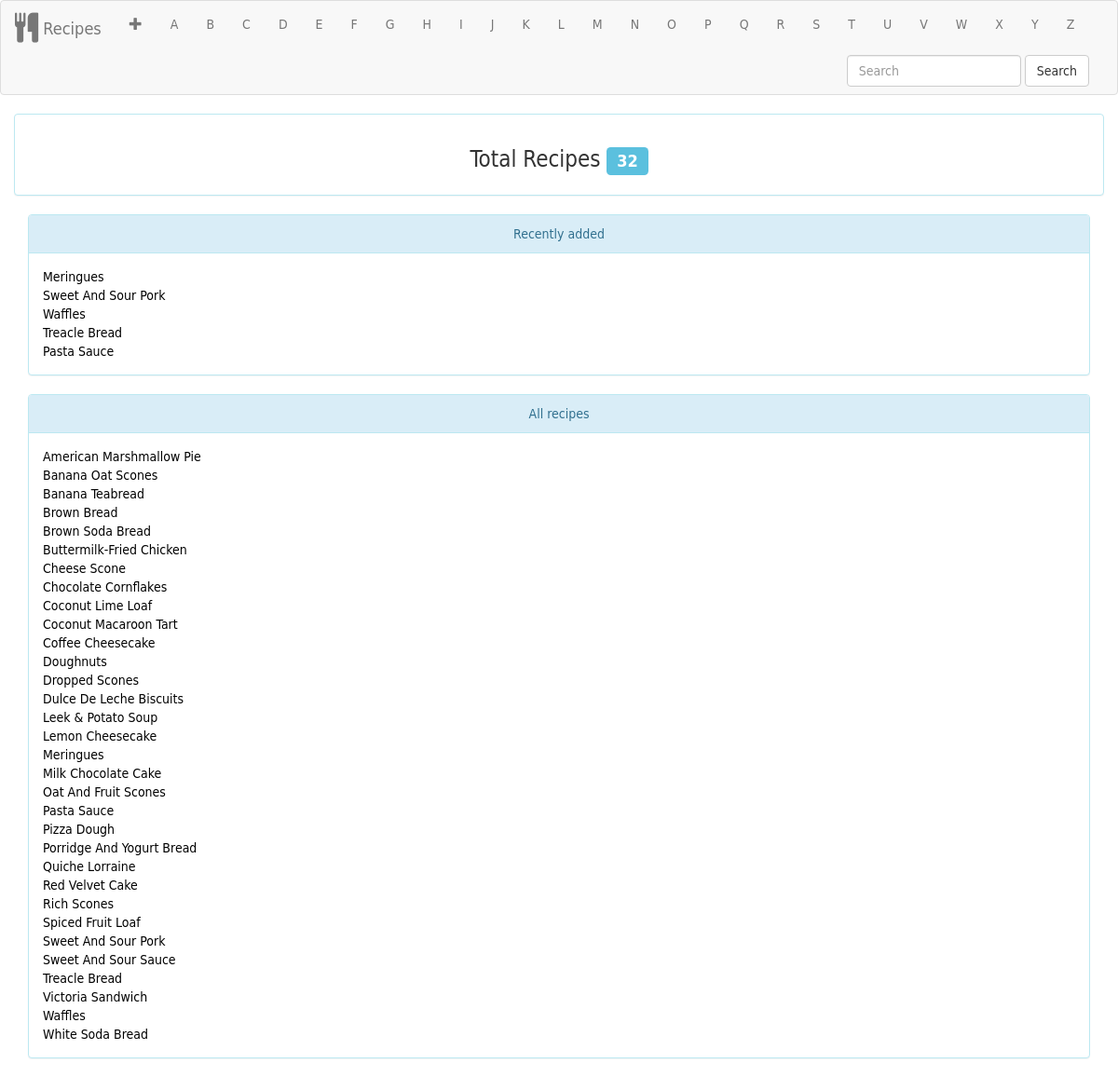
The page / on the database its author committed.
### tables this page shows
CREATE TABLE `recipes` (
  `RecipeID` int(10) UNSIGNED NOT NULL,
  `Title` varchar(255) NOT NULL,
  `Recipe` json NOT NULL
);

### includes/includes.php (called while the page is built, shortened)
<?php
require_once("user-options.php");
switch($theme){
	case 'lightblue': $theme = "info"; break;
}
?>

### includes/user-options.php (called while the page is built, shortened)
<?php
$show_recent = true;
$number_of_recent_entries = 5;
$show_all = true;
$theme = "lightblue";
?>

### index.php (the view, shortened to what this page needs)
<?php
require_once("includes/includes.php");
if(isset($_GET['letter'])){
	switch($_GET['letter']){
		case 'a': $letter = 'a'; break;
		case 'b': $letter = 'b'; break;
		case 'c': $letter = 'c'; break;
		case 'd': $letter = 'd'; break;
		case 'e': $letter = 'e'; break;
		case 'f': $letter = 'f'; break;
		case 'g': $letter = 'g'; break;
		case 'h': $letter = 'h'; break;
		case 'i': $letter = 'i'; break;
		case 'j': $letter = 'j'; break;
		case 'k': $letter = 'k'; break;
		case 'l': $letter = 'l'; break;
		case 'm': $letter = 'm'; break;
		case 'n': $letter = 'n'; break;
		case 'o': $letter = 'o'; break;
		case 'p': $letter = 'p'; break;
		case 'q': $letter = 'q'; break;
		case 'r': $letter = 'r'; break;
		case 's': $letter = 's'; break;
		case 't': $letter = 't'; break;
		case 'u': $letter = 'u'; break;
		case 'v': $letter = 'v'; break;
		case 'w': $letter = 'w'; break;
		case 'x': $letter = 'x'; break;
		case 'y': $letter = 'y'; break;
		case 'z': $letter = 'z'; break;
		default: $letter = 'a'; break;
	}
	$query = "SELECT recipeid,title FROM recipes WHERE Title LIKE '${letter}%' ORDER BY title ASC";
} else if(isset($_GET['all'])){
	$query = "SELECT recipeid,title FROM recipes ORDER BY title ASC";
} else if(isset($_GET['search'])){
	$term = htmlentities($_GET['search']);
	$query = "SELECT recipeid,title FROM recipes WHERE Title LIKE '%{$term}%' ORDER BY title ASC";
} else {
	if($show_all){
		$query = "SELECT recipeid,title FROM recipes ORDER BY title ASC";
	} else {
		$query = "SELECT recipeid FROM recipes WHERE 1 = 0";
	}
	if($show_recent){
		$recent_recipes = mysqli_fetch_all(mysqli_query($con, "SELECT recipeid,title FROM recipes ORDER BY RecipeID DESC LIMIT 0,${number_of_recent_entries}"), MYSQLI_ASSOC);
	}
}
if($res = mysqli_query($con, $query)){
	$recipes = mysqli_fetch_all($res, MYSQLI_ASSOC);
} else die("SQL Error " . mysqli_error($con));
$total_recipes = mysqli_fetch_assoc(mysqli_query($con, "SELECT COUNT(RecipeID) as total FROM recipes"));
?>
<!DOCTYPE html>
<html lang="en">
  <head>
		<?php require_once("includes/headeritems.php"); ?>
  </head>
  <body>
	<?php require_once("includes/menu.php") ?>
    <div class="container">
    <?php
	if(count($_GET) === 0){
	?>
        <div class="row">
            <div class="col-xs-">
                <div class="panel panel-<?php echo $theme ?> text-center">
                    <div class="panel-body h3">
                        Total Recipes <span class="label label-<?php echo $theme ?>"><?php echo $total_recipes['total'] ?></span>
                    </div>
                </div>
            </div>
        </div>
        <?php
        if($show_recent){
        ?>
            <div class="row">
                <div class="col-xs-12">
                    <div class="panel panel-<?php echo $theme ?> text-center">
                        <div class="panel-heading">
                            Recently added
                        </div>
                        <div class="panel-body text-left">
							<?php
                            for($ii = 0; $ii < count($recent_recipes); $ii++){
                            ?>
                            <div class="">
                                <a href="recipe.php?r=<?php echo intval($recent_recipes[$ii]['recipeid']); ?>"><?php echo ucwords($recent_recipes[$ii]['title']); ?></a>
                            </div>
                            <?php } ?>
                        </div>
                    </div>
                </div>
            </div>
        <?php
        }
        ?>
	<?php
		if($show_all){
		?>
			<div class="row">
				<div class="col-sm-12">
					<div class="panel panel-<?php echo $theme ?> text-center">
						<div class="panel-heading">
							All recipes
						</div>
						<div class="panel-body text-left">
							<?php
							for($ii = 0; $ii < count($recipes); $ii++){
							?>
							<div class="">
								<a href="recipe.php?r=<?php echo intval($recipes[$ii]['recipeid']); ?>"><?php echo ucwords($recipes[$ii]['title']); ?></a>
							</div>
							<?php } ?>
						</div>
					 </div>
				</div>
			</div>
		<?php
		}
    }
	?>
    </div>
  </body>
</html>

### includes/headeritems.php (shortened to what this page needs)
<link href="css/bootstrap.css" rel="stylesheet">
<link href="css/font-awesome.min.css" rel="stylesheet">
<link href="css/recipe.css" rel="stylesheet" type="text/css">

### includes/menu.php (shortened to what this page needs)
<nav class="navbar navbar-default panel-default" role="navigation">
  <div class="container-fluid">
    <div class="navbar-header">
      <a class="navbar-brand" href="<?php echo "."; ?>"><span class="h3"><i class="fa fa-lg fa-cutlery"></i></span> Recipes</a>
    </div>
    <div class="collapse navbar-collapse" id="defaultNavbar1">
      <ul class="nav navbar-nav">
      	<li><a href="add.php" title="Create recipe"><span class="glyphicon glyphicon-plus"></span></a></li>
        <li class="<?php if(isset($letter)){ if($letter === 'a') echo "active"; } ?>"><a href=".?letter=a"><span class="" title="A">A</span></a></li>
        <li class="<?php if(isset($letter)){ if($letter === 'b') echo "active"; } ?>"><a href=".?letter=b"><span class="" title="B">B</span></a></li>
        <li class="<?php if(isset($letter)){ if($letter === 'c') echo "active"; } ?>"><a href=".?letter=c"><span class="" title="C">C</span></a></li>
        <li class="<?php if(isset($letter)){ if($letter === 'd') echo "active"; } ?>"><a href=".?letter=d"><span class="" title="D">D</span></a></li>
        <li class="<?php if(isset($letter)){ if($letter === 'e') echo "active"; } ?>"><a href=".?letter=e"><span class="" title="E">E</span></a></li>
        <li class="<?php if(isset($letter)){ if($letter === 'f') echo "active"; } ?>"><a href=".?letter=f"><span class="" title="F">F</span></a></li>
        <li class="<?php if(isset($letter)){ if($letter === 'g') echo "active"; } ?>"><a href=".?letter=g"><span class="" title="G">G</span></a></li>
        <li class="<?php if(isset($letter)){ if($letter === 'h') echo "active"; } ?>"><a href=".?letter=h"><span class="" title="H">H</span></a></li>
        <li class="<?php if(isset($letter)){ if($letter === 'i') echo "active"; } ?>"><a href=".?letter=i"><span class="" title="I">I</span></a></li>
        <li class="<?php if(isset($letter)){ if($letter === 'j') echo "active"; } ?>"><a href=".?letter=j"><span class="" title="J">J</span></a></li>
        <li class="<?php if(isset($letter)){ if($letter === 'k') echo "active"; } ?>"><a href=".?letter=k"><span class="" title="K">K</span></a></li>
        <li class="<?php if(isset($letter)){ if($letter === 'l') echo "active"; } ?>"><a href=".?letter=l"><span class="" title="L">L</span></a></li>
        <li class="<?php if(isset($letter)){ if($letter === 'm') echo "active"; } ?>"><a href=".?letter=m"><span class="" title="M">M</span></a></li>
        <li class="<?php if(isset($letter)){ if($letter === 'n') echo "active"; } ?>"><a href=".?letter=n"><span class="" title="N">N</span></a></li>
        <li class="<?php if(isset($letter)){ if($letter === 'o') echo "active"; } ?>"><a href=".?letter=o"><span class="" title="O">O</span></a></li>
        <li class="<?php if(isset($letter)){ if($letter === 'p') echo "active"; } ?>"><a href=".?letter=p"><span class="" title="P">P</span></a></li>
        <li class="<?php if(isset($letter)){ if($letter === 'q') echo "active"; } ?>"><a href=".?letter=q"><span class="" title="Q">Q</span></a></li>
        <li class="<?php if(isset($letter)){ if($letter === 'r') echo "active"; } ?>"><a href=".?letter=r"><span class="" title="R">R</span></a></li>
        <li class="<?php if(isset($letter)){ if($letter === 's') echo "active"; } ?>"><a href=".?letter=s"><span class="" title="S">S</span></a></li>
        <li class="<?php if(isset($letter)){ if($letter === 't') echo "active"; } ?>"><a href=".?letter=t"><span class="" title="T">T</span></a></li>
        <li class="<?php if(isset($letter)){ if($letter === 'u') echo "active"; } ?>"><a href=".?letter=u"><span class="" title="U">U</span></a></li>
        <li class="<?php if(isset($letter)){ if($letter === 'v') echo "active"; } ?>"><a href=".?letter=v"><span class="" title="V">V</span></a></li>
        <li class="<?php if(isset($letter)){ if($letter === 'w') echo "active"; } ?>"><a href=".?letter=w"><span class="" title="W">W</span></a></li>
        <li class="<?php if(isset($letter)){ if($letter === 'x') echo "active"; } ?>"><a href=".?letter=x"><span class="" title="X">X</span></a></li>
        <li class="<?php if(isset($letter)){ if($letter === 'y') echo "active"; } ?>"><a href=".?letter=y"><span class="" title="Y">Y</span></a></li>
        <li class="<?php if(isset($letter)){ if($letter === 'z') echo "active"; } ?>"><a href=".?letter=z"><span class="" title="Z">Z</span></a></li>
      </ul>
      <form class="navbar-form navbar-right" role="search" action="." method="get" enctype="application/x-www-form-urlencoded">
        <div class="form-group">
          <input type="text" class="form-control" placeholder="Search" name="search">
        </div>
        <button type="submit" class="btn btn-default">Search</button>
      </form>
    </div>
  </div>
</nav>

### css/recipe.css (style rules this page uses)
body { font-family: "Gill Sans", "Gill Sans MT", "Myriad Pro", "DejaVu Sans Condensed", Helvetica, Arial, sans-serif; }
a,a:visited { color: #000000; text-decoration: none; }

### rows shown on the page
recipes: Title "Meringues"
recipes: Title "Sweet And Sour Pork"
recipes: Title "Waffles"
recipes: Title "Treacle Bread"
recipes: Title "Pasta Sauce"
recipes: Title "American Marshmallow Pie"
recipes: Title "Banana Oat Scones"
recipes: Title "Banana Teabread"
recipes: Title "Brown Bread"
recipes: Title "Brown Soda Bread"
recipes: Title "Buttermilk-Fried Chicken"
recipes: Title "Cheese Scone"
recipes: Title "Chocolate Cornflakes"
recipes: Title "Coconut Lime Loaf"
recipes: Title "Coconut Macaroon Tart"
recipes: Title "Coffee Cheesecake"
recipes: Title "Doughnuts"
recipes: Title "Dropped Scones"
recipes: Title "Dulce De Leche Biscuits"
recipes: Title "Leek & Potato Soup"
recipes: Title "Lemon Cheesecake"
recipes: Title "Milk Chocolate Cake"
recipes: Title "Oat And Fruit Scones"
recipes: Title "Pizza Dough"
recipes: Title "Porridge And Yogurt Bread"
recipes: Title "Quiche Lorraine"
recipes: Title "Red Velvet Cake"
recipes: Title "Rich Scones"
recipes: Title "Spiced Fruit Loaf"
recipes: Title "Sweet And Sour Sauce"
recipes: Title "Victoria Sandwich"
recipes: Title "White Soda Bread"

### other values the page prints
$total_recipes['total'] "32"
